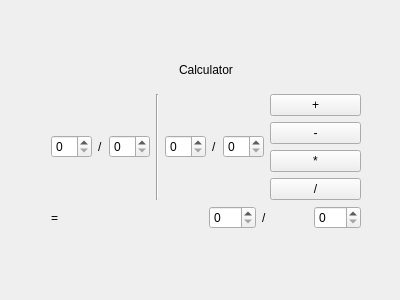
<?xml version="1.0" encoding="UTF-8"?>
<ui version="4.0">
 <class>Calculator</class>
 <widget class="QWidget" name="Calculator">
  <property name="geometry">
   <rect>
    <x>0</x>
    <y>0</y>
    <width>400</width>
    <height>300</height>
   </rect>
  </property>
  <property name="windowTitle">
   <string>Calculator</string>
  </property>
  <widget class="QWidget" name="layoutWidget">
   <property name="geometry">
    <rect>
     <x>40</x>
     <y>40</y>
     <width>332</width>
     <height>200</height>
    </rect>
   </property>
   <layout class="QVBoxLayout" name="verticalLayout_2">
    <item alignment="Qt::AlignHCenter">
     <widget class="QLabel" name="Calculator_2">
      <property name="text">
       <string>Calculator</string>
      </property>
     </widget>
    </item>
    <item>
     <layout class="QHBoxLayout" name="horizontalLayout_4">
      <item>
       <layout class="QHBoxLayout" name="horizontalLayout_3">
        <item>
         <widget class="QSpinBox" name="i1_numSpinBox"/>
        </item>
        <item>
         <widget class="QLabel" name="label_3">
          <property name="text">
           <string>/</string>
          </property>
         </widget>
        </item>
        <item>
         <widget class="QSpinBox" name="i1_denSpinBox"/>
        </item>
       </layout>
      </item>
      <item>
       <widget class="Line" name="line">
        <property name="orientation">
         <enum>Qt::Vertical</enum>
        </property>
       </widget>
      </item>
      <item>
       <layout class="QHBoxLayout" name="horizontalLayout">
        <item>
         <widget class="QSpinBox" name="i2_numSpinBox"/>
        </item>
        <item>
         <widget class="QLabel" name="label">
          <property name="text">
           <string>/</string>
          </property>
         </widget>
        </item>
        <item>
         <widget class="QSpinBox" name="i2_denSpinBox"/>
        </item>
       </layout>
      </item>
      <item>
       <layout class="QVBoxLayout" name="verticalLayout">
        <item>
         <widget class="QPushButton" name="plusButton">
          <property name="text">
           <string>+</string>
          </property>
         </widget>
        </item>
        <item>
         <widget class="QPushButton" name="minusButton">
          <property name="text">
           <string>-</string>
          </property>
         </widget>
        </item>
        <item>
         <widget class="QPushButton" name="timesButton">
          <property name="text">
           <string>*</string>
          </property>
         </widget>
        </item>
        <item>
         <widget class="QPushButton" name="divideButton">
          <property name="text">
           <string>/</string>
          </property>
         </widget>
        </item>
       </layout>
      </item>
     </layout>
    </item>
    <item>
     <layout class="QHBoxLayout" name="horizontalLayout_5">
      <item>
       <widget class="QLabel" name="label_4">
        <property name="text">
         <string>=</string>
        </property>
       </widget>
      </item>
      <item>
       <layout class="QHBoxLayout" name="horizontalLayout_2">
        <item>
         <widget class="QSpinBox" name="numSpinBox"/>
        </item>
        <item>
         <widget class="QLabel" name="label_2">
          <property name="text">
           <string>/</string>
          </property>
         </widget>
        </item>
        <item>
         <widget class="QSpinBox" name="denSpinBox"/>
        </item>
       </layout>
      </item>
     </layout>
    </item>
   </layout>
  </widget>
 </widget>
 <layoutdefault spacing="6" margin="11"/>
 <resources/>
 <connections/>
</ui>
